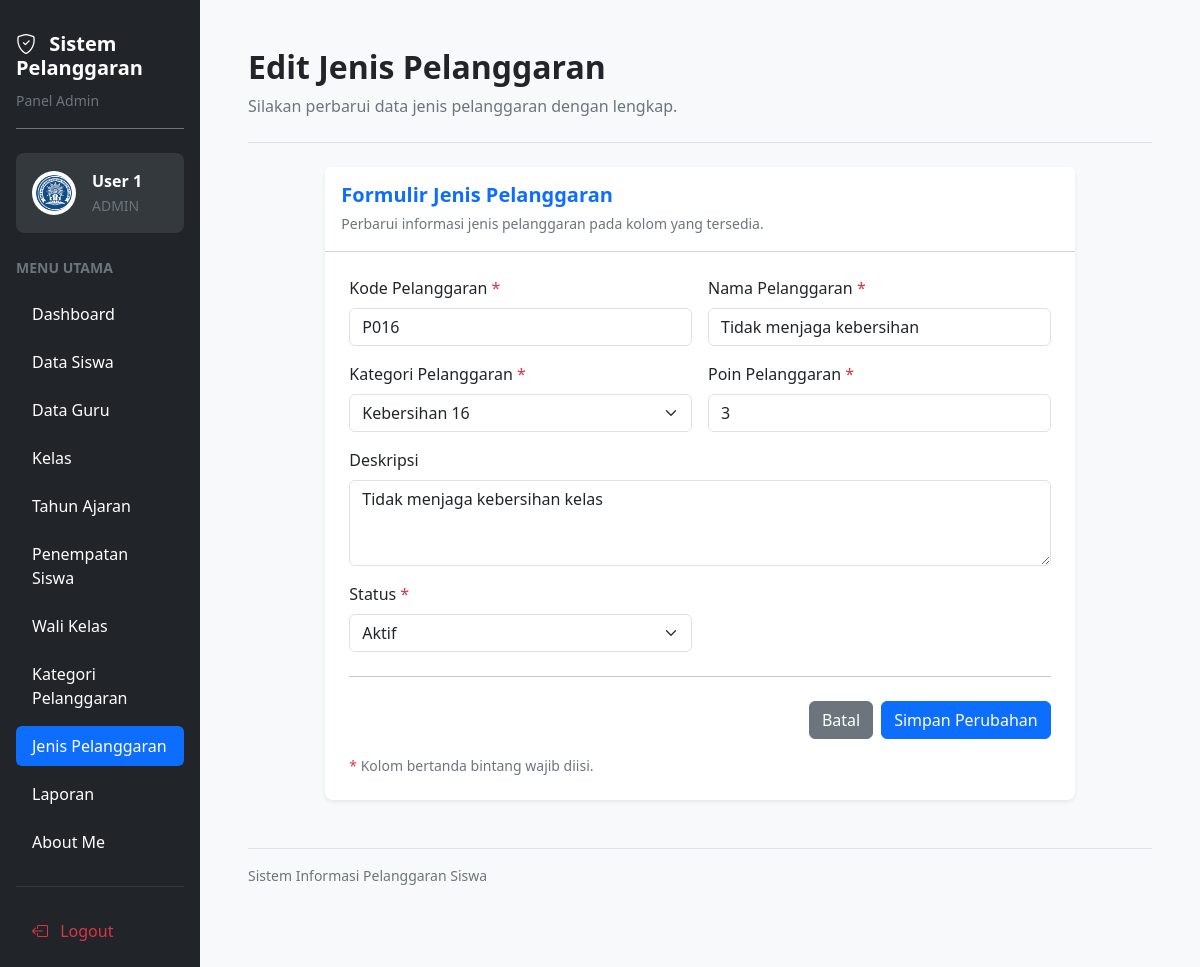
/edit_jenis_pelanggaran.php?id=66 (signed in), run on the app's committed database.
### tables this page shows
CREATE TABLE `t_pelanggaran` (
  `id` int(11) NOT NULL,
  `pelanggaran_kategori_id` int(11) NOT NULL,
  `kode` varchar(30) NOT NULL,
  `nama` varchar(150) NOT NULL,
  `poin` int(11) NOT NULL,
  `deksripsi` text NOT NULL,
  `status_aktif` tinyint(1) NOT NULL,
  `created_at` timestamp NOT NULL DEFAULT current_timestamp(),
  `updated_at` timestamp NOT NULL DEFAULT current_timestamp()
);

CREATE TABLE `t_pelanggaran_kategori` (
  `id` int(11) NOT NULL,
  `nama` varchar(100) NOT NULL,
  `deksripsi` text NOT NULL,
  `status_aktif` tinyint(1) NOT NULL,
  `created_at` timestamp NOT NULL DEFAULT current_timestamp(),
  `updated_at` timestamp NOT NULL DEFAULT current_timestamp()
);

### edit_jenis_pelanggaran.php (the view, shortened to what this page needs)
<?php
require_once __DIR__ . "/config/koneksi.php";
$id = (int) $_GET['id'];
$stmt = mysqli_prepare(
    $koneksi,
    "SELECT * FROM t_pelanggaran WHERE id = ?"
);
mysqli_stmt_bind_param($stmt, "i", $id);
mysqli_stmt_execute($stmt);
$hasil = mysqli_stmt_get_result($stmt);
$data = mysqli_fetch_assoc($hasil);
$kategori = mysqli_query(
    $koneksi,
    "SELECT id, nama FROM t_pelanggaran_kategori
     WHERE status_aktif = 1 OR id = " . (int)$data['pelanggaran_kategori_id'] . "
     ORDER BY nama ASC"
);
$namaAdmin = htmlspecialchars(
    $_SESSION['name'] ?? 'Pengguna',
    ENT_QUOTES,
    'UTF-8'
);
$menuAdmin = [
    ['Dashboard', 'dashboard.php'],
    ['Data Siswa', 'siswa.php'],
    ['Data Guru', 'guru.php'],
    ['Kelas', 'kelas.php'],
    ['Tahun Ajaran', 'tahun_ajaran.php'],
    ['Penempatan Siswa', 'penempatan_siswa.php'],
    ['Wali Kelas', 'wali_kelas.php'],
    ['Kategori Pelanggaran', 'kategori_pelanggaran.php'],
    ['Jenis Pelanggaran', 'jenis_pelanggaran.php'],
    ['Laporan', 'laporan.php'],
    ['About Me', 'abautme.php']
];
?>
<!DOCTYPE html>
<html lang="id">
<head>
    <link href="https://cdn.jsdelivr.net/npm/bootstrap@5.3.3/dist/css/bootstrap.min.css" rel="stylesheet">
    <link href="https://cdn.jsdelivr.net/npm/bootstrap-icons@1.11.3/font/bootstrap-icons.min.css" rel="stylesheet">
</head>
<body class="bg-light">
<div class="container-fluid">
    <div class="row">
        <aside class="col-12 col-md-3 col-lg-2 bg-dark min-vh-100 p-3">
            <div class="text-white mb-4 pt-3 pb-3 border-bottom border-secondary">
                <h5 class="fw-bold mb-2">
                    <i class="bi bi-shield-check me-2"></i>
                    Sistem Pelanggaran
                </h5>
                <small class="text-secondary">Panel Admin</small>
            </div>
            <div class="bg-secondary bg-opacity-25 rounded-3 p-3 mb-4">
                <div class="d-flex align-items-center gap-3">
                    <img
                        src="logo.png"
                        alt="Logo Aplikasi"
                        width="44"
                        height="44"
                        class="rounded-circle bg-white p-1"
                    >
                    <div class="text-white text-break">
                        <div class="fw-semibold"><?= $namaAdmin; ?></div>
                        <small class="text-secondary">ADMIN</small>
                    </div>
                </div>
            </div>
            <div class="text-secondary small fw-semibold mb-3">
                MENU UTAMA
            </div>
            <ul class="nav nav-pills flex-column gap-2">
                <?php foreach ($menuAdmin as $item): ?>
                    <li class="nav-item">
                        <a
                            href="<?= htmlspecialchars($item[1], ENT_QUOTES, 'UTF-8'); ?>"
                            class="nav-link <?= $item[0] === 'Jenis Pelanggaran' ? 'active' : 'text-white'; ?> rounded-2 py-2 px-3"
                        >
                            <?= htmlspecialchars($item[0], ENT_QUOTES, 'UTF-8'); ?>
                        </a>
                    </li>
                <?php endforeach; ?>
            </ul>
            <hr class="border-secondary my-4">
            <a href="logout.php" class="nav-link text-danger rounded-2 py-2 px-3">
                <i class="bi bi-box-arrow-left me-2"></i>
                Logout
            </a>
        </aside>
        <main class="col-12 col-md-9 col-lg-10 p-3 p-lg-5">
            <div class="d-flex flex-wrap justify-content-between align-items-center gap-3 mb-4 pb-4 border-bottom">
                <div>
                    <h2 class="fw-bold mb-2">Edit Jenis Pelanggaran</h2>
                    <p class="text-secondary mb-0">
                        Silakan perbarui data jenis pelanggaran dengan lengkap.
                    </p>
                </div>
            </div>
            <div class="row justify-content-center">
                <div class="col-12 col-xl-10">
                    <div class="card border-0 shadow-sm rounded-3">
                        <div class="card-header bg-white p-3">
                            <h5 class="text-primary fw-bold mb-1">
                                Formulir Jenis Pelanggaran
                            </h5>
                            <small class="text-secondary">
                                Perbarui informasi jenis pelanggaran pada kolom yang tersedia.
                            </small>
                        </div>
                        <div class="card-body p-4">
                            <form method="POST" action="">
                                <div class="row g-3">
                                    <div class="col-md-6">
                                        <label for="kode" class="form-label">
                                            Kode Pelanggaran <span class="text-danger">*</span>
                                        </label>
                                        <input
                                            type="text"
                                            name="kode"
                                            id="kode"
                                            class="form-control"
                                            placeholder="Masukkan kode pelanggaran"
                                            value="<?= htmlspecialchars($data['kode'] ?? '', ENT_QUOTES, 'UTF-8'); ?>"
                                            required
                                        >
                                    </div>
                                    <div class="col-md-6">
                                        <label for="nama" class="form-label">
                                            Nama Pelanggaran <span class="text-danger">*</span>
                                        </label>
                                        <input
                                            type="text"
                                            name="nama"
                                            id="nama"
                                            class="form-control"
                                            placeholder="Masukkan nama pelanggaran"
                                            value="<?= htmlspecialchars($data['nama'] ?? '', ENT_QUOTES, 'UTF-8'); ?>"
                                            required
                                        >
                                    </div>
                                    <div class="col-md-6">
                                        <label for="pelanggaran_kategori_id" class="form-label">
                                            Kategori Pelanggaran <span class="text-danger">*</span>
                                        </label>
                                        <select
                                            name="pelanggaran_kategori_id"
                                            id="pelanggaran_kategori_id"
                                            class="form-select"
                                            required
                                        >
                                            <?php while ($k = mysqli_fetch_assoc($kategori)): ?>
                                                <option
                                                    value="<?= (int)$k['id']; ?>"
                                                    <?= (int)$data['pelanggaran_kategori_id'] == (int)$k['id'] ? 'selected' : ''; ?>
                                                >
                                                    <?= htmlspecialchars($k['nama'], ENT_QUOTES, 'UTF-8'); ?>
                                                </option>
                                            <?php endwhile; ?>
                                        </select>
                                    </div>
                                    <div class="col-md-6">
                                        <label for="poin" class="form-label">
                                            Poin Pelanggaran <span class="text-danger">*</span>
                                        </label>
                                        <input
                                            type="number"
                                            name="poin"
                                            id="poin"
                                            class="form-control"
                                            min="0"
                                            placeholder="Masukkan jumlah poin"
                                            value="<?= htmlspecialchars((string)($data['poin'] ?? 0), ENT_QUOTES, 'UTF-8'); ?>"
                                            required
                                        >
                                    </div>
                                    <div class="col-12">
                                        <label for="deksripsi" class="form-label">
                                            Deskripsi
                                        </label>
                                        <textarea
                                            name="deksripsi"
                                            id="deksripsi"
                                            class="form-control"
                                            rows="3"
                                            placeholder="Masukkan deskripsi pelanggaran"
                                        ><?= htmlspecialchars($data['deksripsi'] ?? '', ENT_QUOTES, 'UTF-8'); ?></textarea>
                                    </div>
                                    <div class="col-md-6">
                                        <label for="status_aktif" class="form-label">
                                            Status <span class="text-danger">*</span>
                                        </label>
                                        <select
                                            name="status_aktif"
                                            id="status_aktif"
                                            class="form-select"
                                            required
                                        >
                                            <option
                                                value="1"
                                                <?= ($data['status_aktif'] ?? 0) == 1 ? 'selected' : ''; ?>
                                            >
                                                Aktif
                                            </option>
                                        </select>
                                    </div>
                                </div>
                                <hr class="my-4">
                                <div class="d-flex justify-content-end gap-2">
                                    <a href="jenis_pelanggaran.php" class="btn btn-secondary">
                                        Batal
                                    </a>
                                    <button type="submit" name="simpan" class="btn btn-primary">
                                        Simpan Perubahan
                                    </button>
                                </div>
                                <p class="text-secondary small mt-3 mb-0">
                                    <span class="text-danger">*</span>
                                    Kolom bertanda bintang wajib diisi.
                                </p>
                            </form>
                        </div>
                    </div>
                </div>
            </div>
            <div class="text-secondary small mt-5 pt-3 border-top">
                Sistem Informasi Pelanggaran Siswa
            </div>
        </main>
    </div>
</div>
</body>
</html>

### data on the page
t_pelanggaran: kode "P016", nama "Tidak menjaga kebersihan", pelanggaran_kategori_id "Kebersihan 16", poin "3", deksripsi "Tidak menjaga kebersihan kelas", status_aktif "Aktif"

### other printed values
$namaAdmin "User 1"
$item[0] "Dashboard"
$item[0] "Data Siswa"
$item[0] "Data Guru"
$item[0] "Kelas"
$item[0] "Tahun Ajaran"
$item[0] "Penempatan Siswa"
$item[0] "Wali Kelas"
$item[0] "Kategori Pelanggaran"
$item[0] "Jenis Pelanggaran"
$item[0] "Laporan"
$item[0] "About Me"
